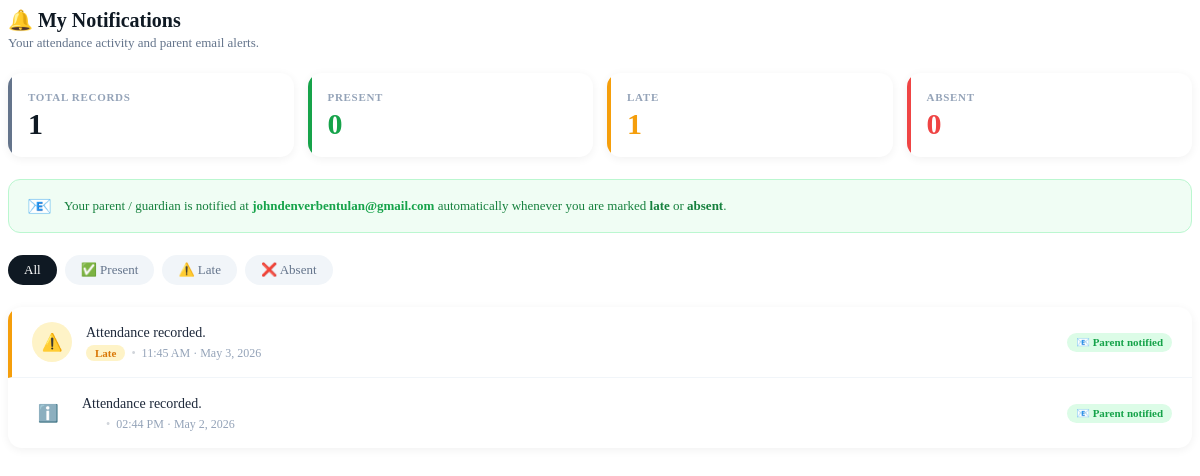
Screenshot of /student_pages/notifications.php (signed in) with the database file from the repository.
### tables this page shows
CREATE TABLE `users` (
  `id` int(11) NOT NULL,
  `fullname` varchar(255) NOT NULL,
  `email` varchar(255) NOT NULL,
  `role` enum('admin','teacher','student','parent') NOT NULL DEFAULT 'student',
  `password` varchar(255) NOT NULL,
  `date_added` datetime DEFAULT current_timestamp(),
  `parent_email` varchar(255) DEFAULT NULL,
  `qr_code` varchar(500) DEFAULT NULL,
  `qr_token` varchar(100) DEFAULT NULL
);

CREATE TABLE `attendance` (
  `id` int(11) NOT NULL,
  `student_id` int(11) NOT NULL,
  `scan_date` date NOT NULL,
  `scan_time` time NOT NULL,
  `status` enum('on_time','late') DEFAULT 'on_time',
  `date_added` datetime DEFAULT current_timestamp(),
  `created_at` datetime DEFAULT current_timestamp()
);

### student_pages/notifications.php (the view, shortened to what this page needs)
<?php
include 'includes/db.php';
$user_id = $_SESSION['user_id'];
$filter  = $_GET['filter'] ?? 'all';
$status_filter = '';
$records = $conn->query("
    SELECT a.status, a.scan_date, a.scan_time, a.date_added
    FROM attendance a
    WHERE a.student_id = '$user_id'
    $status_filter
    ORDER BY a.scan_date DESC, a.scan_time DESC
    LIMIT 60
");
$counts = ['present' => 0, 'late' => 0, 'absent' => 0];
$countRes = $conn->query("
    SELECT status, COUNT(*) as cnt
    FROM attendance
    WHERE student_id = '$user_id'
    GROUP BY status
");
while ($c = $countRes->fetch_assoc()) {
    if (isset($counts[$c['status']])) $counts[$c['status']] = (int)$c['cnt'];
}
$total = array_sum($counts);
$parentRow = $conn->query("SELECT parent_email FROM users WHERE id='$user_id'")->fetch_assoc();
$parentEmail = $parentRow['parent_email'] ?? null;
?>
<div class="notif-page">
    <div>
        <div class="section-title">🔔 My Notifications</div>
        <div class="section-sub">Your attendance activity and parent email alerts.</div>
    </div>
    <div class="stat-row">
        <div class="stat-card slate">
            <div class="stat-label">Total Records</div>
            <div class="stat-val"><?= $total ?></div>
        </div>
        <div class="stat-card green">
            <div class="stat-label">Present</div>
            <div class="stat-val"><?= $counts['present'] ?></div>
        </div>
        <div class="stat-card amber">
            <div class="stat-label">Late</div>
            <div class="stat-val"><?= $counts['late'] ?></div>
        </div>
        <div class="stat-card red">
            <div class="stat-label">Absent</div>
            <div class="stat-val"><?= $counts['absent'] ?></div>
        </div>
    </div>
    <?php if ($parentEmail): ?>
    <div class="parent-banner">
        <div class="icon">📧</div>
        <div>
            Your parent / guardian is notified at <span><?= htmlspecialchars($parentEmail) ?></span>
            automatically whenever you are marked <strong>late</strong> or <strong>absent</strong>.
        </div>
    </div>
    <?php endif; ?>
    <div class="filter-tabs">
        <a href="?page=notifications&filter=all"     class="<?= $filter==='all'     ?'active':'' ?>">All</a>
        <a href="?page=notifications&filter=present" class="<?= $filter==='present' ?'active':'' ?>">✅ Present</a>
        <a href="?page=notifications&filter=late"    class="<?= $filter==='late'    ?'active':'' ?>">⚠️ Late</a>
        <a href="?page=notifications&filter=absent"  class="<?= $filter==='absent'  ?'active':'' ?>">❌ Absent</a>
    </div>
    <div class="notif-list">
    <?php if ($records && $records->num_rows > 0): ?>
        <?php while ($n = $records->fetch_assoc()):
            $status = $n['status'];
            $icons  = ['present' => '✅', 'late' => '⚠️', 'absent' => '❌'];
            $icon   = $icons[$status] ?? 'ℹ️';
            $timeStr = $status === 'absent'
                ? date('F j, Y', strtotime($n['scan_date']))
                : date('h:i A', strtotime($n['scan_time'])) . ' · ' . date('F j, Y', strtotime($n['scan_date']));
            $messages = [
                'present' => 'You were marked <strong>Present</strong> — QR scanned successfully.',
                'late'    => 'You arrived <strong>Late</strong> — your parent has been notified by email.',
                'absent'  => 'You were recorded as <strong>Absent</strong> — your parent has been notified by email.',
            ];
            $msg = $messages[$status] ?? 'Attendance recorded.';
            $emailSent = ($status !== 'present') && $parentEmail;
        ?>
        <div class="notif-item <?= $status ?>">
            <div class="notif-icon <?= $status ?>"><?= $icon ?></div>
            <div class="notif-body">
                <div class="notif-msg"><?= $msg ?></div>
                <div class="notif-meta">
                    <span class="status-pill <?= $status ?>"><?= ucfirst($status) ?></span>
                    <span class="dot">•</span>
                    <span><?= $timeStr ?></span>
                </div>
            </div>
            <?php if ($status !== 'present'): ?>
                <span class="email-badge <?= $emailSent ? '' : 'no-email' ?>">
                    <?= $emailSent ? '📧 Parent notified' : '📧 No email set' ?>
                </span>
            <?php endif; ?>
        </div>
        <?php endwhile; ?>
    <?php endif; ?>
    </div>
</div>

### student_pages/notifications.php (style rules this page uses)
.notif-page { display: flex; flex-direction: column; gap: 22px; }
.section-title { font-size: 20px; font-weight: 700; color: #0f1923; display: flex; align-items: center; gap: 8px; }
.section-sub { font-size: 13px; color: #64748b; margin-top: 3px; }
.stat-row { display: grid; grid-template-columns: repeat(auto-fit, minmax(140px, 1fr)); gap: 14px; }
.stat-card { background: #fff; border-radius: 14px; padding: 18px 20px; box-shadow: 0 2px 10px rgba(0,0,0,0.06); position: relative; overflow: hidden; }
.stat-card::before { content: ''; position: absolute; top: 0; left: 0; width: 4px; height: 100%; border-radius: 14px 0 0 14px; }
.stat-card.green::before { background: #16a34a; }
.stat-card.amber::before { background: #f59e0b; }
.stat-card.red::before { background: #ef4444; }
.stat-card.slate::before { background: #64748b; }
.stat-label { font-size: 11px; font-weight: 600; text-transform: uppercase; letter-spacing: 0.7px; color: #94a3b8; margin-bottom: 6px; }
.stat-val { font-size: 30px; font-weight: 800; line-height: 1; color: #0f1923; }
.stat-card.green .stat-val { color: #16a34a; }
.stat-card.amber .stat-val { color: #f59e0b; }
.stat-card.red .stat-val { color: #ef4444; }
.parent-banner { background: #f0fdf4; border: 1px solid #bbf7d0; border-radius: 12px; padding: 14px 18px; display: flex; align-items: center; gap: 12px; font-size: 13px; color: #15803d; }
.parent-banner .icon { font-size: 20px; flex-shrink: 0; }
.parent-banner span { color: #16a34a; font-weight: 600; }
.filter-tabs { display: flex; gap: 8px; flex-wrap: wrap; }
.filter-tabs a { padding: 7px 16px; border-radius: 99px; text-decoration: none; font-size: 13px; font-weight: 500; background: #f1f5f9; color: #64748b; transition: all 0.15s; }
.filter-tabs a.active { background: #0f1923; color: #fff; }
.notif-list { background: #fff; border-radius: 14px; overflow: hidden; box-shadow: 0 2px 10px rgba(0,0,0,0.06); }
.notif-item { display: flex; align-items: center; gap: 14px; padding: 15px 20px; border-bottom: 1px solid #f1f5f9; transition: background 0.15s; }
.notif-item:last-child { border-bottom: none; }
.notif-item.late { border-left: 4px solid #f59e0b; }
.notif-icon { width: 40px; height: 40px; border-radius: 50%; display: flex; align-items: center; justify-content: center; font-size: 17px; flex-shrink: 0; }
.notif-icon.late { background: #fef3c7; }
.notif-body { flex: 1; }
.notif-msg { font-size: 14px; color: #1e293b; font-weight: 500; margin-bottom: 3px; line-height: 1.4; }
.notif-meta { font-size: 12px; color: #94a3b8; display: flex; align-items: center; gap: 6px; }
.notif-meta .dot { color: #d1d5db; }
.email-badge { font-size: 11px; font-weight: 600; color: #16a34a; background: #dcfce7; padding: 3px 9px; border-radius: 99px; white-space: nowrap; flex-shrink: 0; }
.status-pill { display: inline-flex; align-items: center; gap: 4px; padding: 2px 9px; border-radius: 99px; font-size: 11px; font-weight: 700; }
.status-pill.late { background: #fef3c7; color: #d97706; }

### rows the page displays
users: parent_email "johndenverbentulan@gmail.com"
attendance: status "⚠️", status "Attendance recorded.", status "Late", timeStr "11:45 AM · May 3, 2026", shows "📧 Parent notified"
attendance: status "ℹ️", status "Attendance recorded.", timeStr "02:44 PM · May 2, 2026", shows "📧 Parent notified"

### other values shown
$total "1"
$counts['present'] "0"
$counts['late'] "1"
$counts['absent'] "0"
